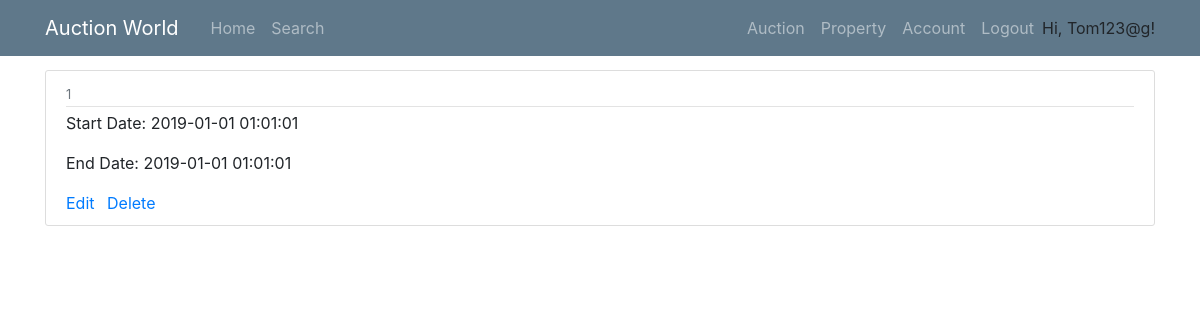
Page /auction (signed in) on the committed database.
### models.py (models this page shows, shortened)
class User(UserMixin, db.Model):
    __tablename__ = 'User'
    id = db.Column(db.Integer, primary_key = True)
    login_name = db.Column(db.String(collation='NOCASE') ,unique=True, nullable=False)
    email = db.Column(db.String, unique=True, nullable=False)
    password_hash = db.Column(db.String, nullable=False)
    address = db.Column(db.String(1000), nullable=False)
    date_of_birth = db.Column(db.DateTime, nullable=False)
    phone_number = db.Column(db.String, nullable=False)
    auctionId = db.relationship('AuctionDetails', backref='seller', lazy='dynamic')
    properties = db.relationship('Property', backref='sellerID', lazy='dynamic')
    cards = db.relationship('BankDetails', backref='user', lazy='dynamic')

class AuctionDetails(db.Model):
    __tablename__ = 'AuctionDetails'
    id = db.Column(db.Integer, primary_key=True)
    AuctionStart = db.Column(db.DateTime, nullable=False)
    AuctionEnd = db.Column(db.DateTime, nullable=False)
    ReservePrice = db.Column(db.Float, nullable=False)
    MinBiddingGap = db.Column(db.Float, nullable=False)
    PropertyID = db.Column(db.String, db.ForeignKey('Property.id'), unique=True, nullable=False)
    SellerID = db.Column(db.Integer, db.ForeignKey('User.id'), nullable=False)

### routes.py (the view)
@app.route("/auction", methods=['GET', 'POST'])
def auctions():
    if current_user.is_anonymous:
        flash('Please login first')
        return redirect(url_for('login'))
    auctions = AuctionDetails.query.filter_by(SellerID = current_user.login_name)
    return render_template('auctions.html', auctions=auctions)

### models.py (called while the page is built)
@login_manager.user_loader
def load_user(id):
    return User.query.get(id)

### templates/auctions.html
{% extends "base.html" %}
{% block content %}
    {% for auction in auctions %}
        <article class="media content-section">
          <div class="media-body">
            <div class="article-metadata">
              <small class="text-muted">{{ auction.id}}</small>
            </div>
            <p class="article-content">Start Date: {{ auction.AuctionStart }}</p>
            <p class="article-content">End Date: {{ auction.AuctionEnd }}</p>
            <a class="mr-2" href="{{ url_for('changeAuctionDetails', AuctionID_ = auction.id) }}">Edit</a>
            <a class="mr-2" href="{{ url_for('deleteAuction', AuctionID_ = auction.id) }}">Delete</a>
          </div>
        </article>
    {% endfor %}
{% endblock content %}

### templates/base.html (shortened to what this page needs)
<!DOCTYPE html>
<html lang="en">
<head>
    <link rel="stylesheet" type="text/css" href="../static/css/main.css">
    <link rel="stylesheet" href="https://maxcdn.bootstrapcdn.com/bootstrap/4.0.0/css/bootstrap.min.css">
</head>
<body>
    <header class="site-header">
        <nav class="navbar navbar-expand-md navbar-dark bg-steel fixed-top">
          <div class="container">
            <a class="navbar-brand mr-4" href="/" >Auction World</a>
            <div class="collapse navbar-collapse" id="navbarToggle">
              <div class="navbar-nav mr-auto">
                <a class="nav-item nav-link" href="{{ url_for('home') }}">Home</a>
                <a class="nav-item nav-link" href="/search">Search</a>
              </div>
              <div class="navbar-nav">
                {% if current_user.is_authenticated %}
                  <a class="nav-item nav-link" href="/auction">Auction</a>
                  <a class="nav-item nav-link" href="/property">Property</a>
                  <a class="nav-item nav-link" href={{ url_for("account", login_name=current_user.login_name) }}>Account</a>
                  <a class="nav-item nav-link" href="/logout">Logout</a>
                  <p style="margin-top: 8px; margin-bottom: 0px;">Hi, {{ current_user.login_name }}!</p>
                {% endif %}
              </div>
            </div>
          </div>
        </nav>
      </header>
      <main role="main" class="container" style="margin-top: 70px;">
        <div class="row">
          <div class="col-md-12">
            {% block content %}{% endblock %}
          </div>
        </div>
      </main>
</body>
</html>

### static/css/main.css (style rules this page uses)
body { background: #fafafa; color: #333333; margin-top: 5rem; }
.bg-steel { background-color: #5f788a; }
.site-header .navbar-nav .nav-link { color: #cbd5db; }
.content-section { background: #ffffff; padding: 10px 20px; border: 1px solid #dddddd; border-radius: 3px; margin-bottom: 20px; }
.article-content { white-space: pre-line; }
.article-metadata { padding-bottom: 1px; margin-bottom: 4px; border-bottom: 1px solid #e3e3e3 }

### rows in the picture
User: login_name "Tom123@g"
AuctionDetails: id "1", AuctionStart "2019-01-01 01:01:01", AuctionEnd "2019-01-01 01:01:01"
